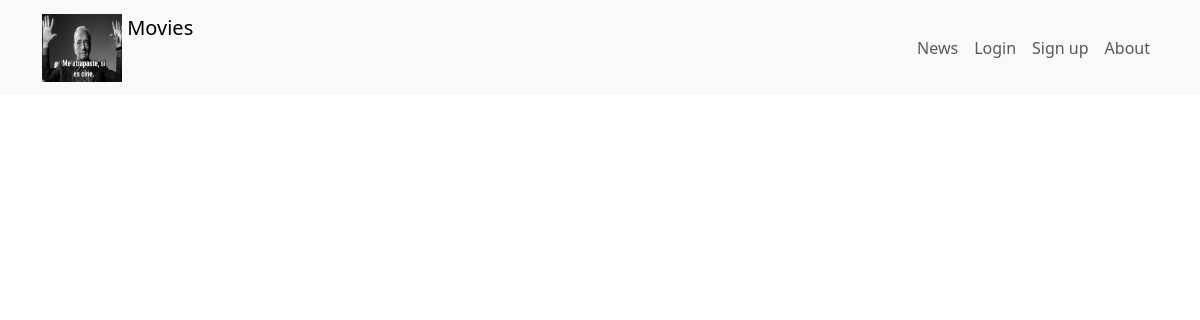
Before: /news/ with the older database file.
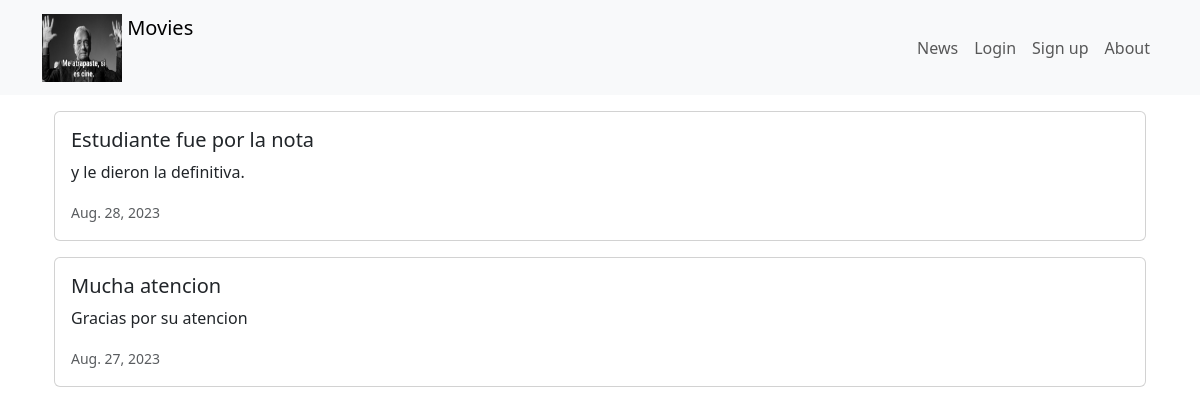
After: the same page with the newer database file.
### news/models.py (models this page shows, shortened)
class News(models.Model):
    headline = models.CharField(max_length=200)
    body = models.TextField()
    date = models.DateField()

### news/views.py (the view)
# urls.py: path("news/",include("news.urls")),
def news(request):
    newss = News.objects.all().order_by("-date")
    return render(request,"news.html",{"newss":newss})

### news/templates/news.html (shortened to what this page needs)
<!doctype html>
<html lang="en">
<head>
    <link href="https://cdn.jsdelivr.net/npm/bootstrap@5.3.0-alpha2/dist/css/bootstrap.min.css" rel="stylesheet">
</head>
<body>
    {% extends 'base.html' %}
    {%block content%}
    <div class="container">
        {% for news in newss %}
        <div class="card mb-3">
            <div class="row g-0">
                <div>
                    <div class="card-body">
                        <h5 class="card-title">{{ news.headline }}</h5>
                        <p class="card-text">{{ news.body }}</p>
                        <p class="card-text"><small class="text-muted">
                            {{ news.date }}
                        </small></p>
                    </div>
                </div>
            </div>
        </div>
        {% endfor %}
    </div>
    {%endblock content%}

### moviereviews/templates/base.html (shortened to what this page needs)
<!doctype html>
<html lang="en">
    <head>
        <link href="https://cdn.jsdelivr.net/npm/bootstrap@5.3.0-alpha2/dist/css/bootstrap.min.css" rel="stylesheet">
    </head>
    <body>
        <nav class="navbar navbar-expand-lg navbar-light bg-light mb-3">
            <div class="container">
                <a class="navbar-brand" href="{% url 'home' %}">
                    {% load static %}
                    <img src="{% static 'images/cine.jpg' %}" alt="" width="80" height="68"
                    class="d-inline-block align-text-top" />
                    Movies
                </a>
                <div class="collapse navbar-collapse" id="navbarNavAltMarkup">
                    <div class="navbar-nav ms-auto">
                        <a class="nav-link" href="{% url 'news' %}">News</a>
                        <a class="nav-link" href="#">Login</a>
                        <a class="nav-link" href="#">Sign up</a>
                        <a class="nav-link" href="{% url 'about' %}">About</a>
                    </div>
                </div>
            </div>
        </nav>
           <div class="container">
                {% block content %}
                {% endblock content %}
           </div>
    </body>
</html>

Changed rows visible on the page:
added News: headline "Estudiante fue por la nota", body "y le dieron la definitiva.", date "Aug. 28, 2023"
added News: headline "Mucha atencion", body "Gracias por su atencion", date "Aug. 27, 2023"
